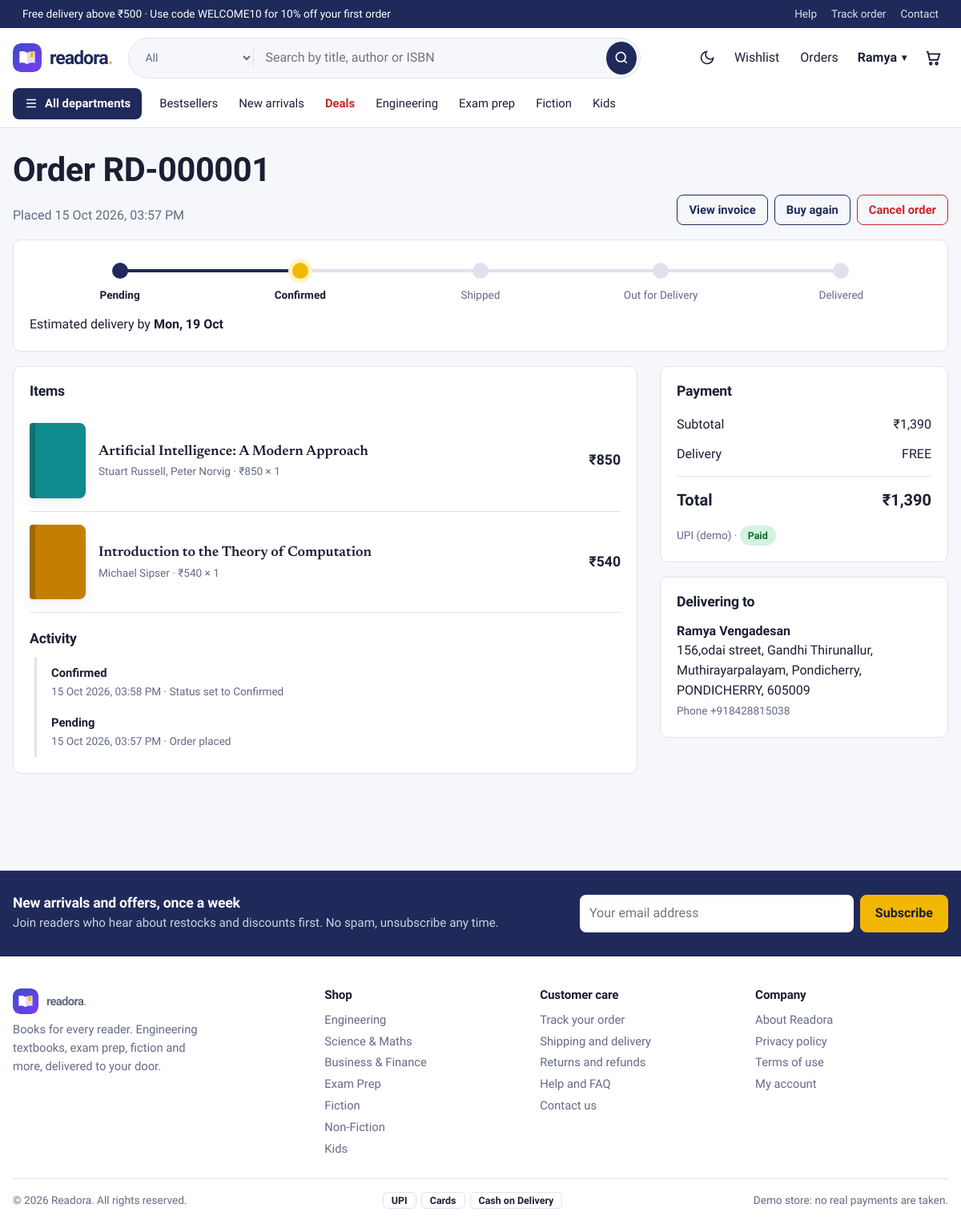
/orders/1 (signed in), run on the app's committed database.
### tables this page shows
CREATE TABLE users (
    id            INTEGER PRIMARY KEY AUTOINCREMENT,
    fullname      TEXT NOT NULL,
    username      TEXT NOT NULL UNIQUE COLLATE NOCASE,
    email         TEXT NOT NULL UNIQUE COLLATE NOCASE,
    password      TEXT NOT NULL,
    phone         TEXT,
    is_admin      INTEGER NOT NULL DEFAULT 0,
    created_at    TEXT NOT NULL DEFAULT CURRENT_TIMESTAMP
);

CREATE TABLE orders (
    id              INTEGER PRIMARY KEY AUTOINCREMENT,
    user_id         INTEGER NOT NULL REFERENCES users(id),
    status          TEXT NOT NULL DEFAULT 'Pending',
    payment_method  TEXT NOT NULL,
    payment_status  TEXT NOT NULL DEFAULT 'Pending',
    subtotal        REAL NOT NULL,
    discount        REAL NOT NULL DEFAULT 0,
    shipping_fee    REAL NOT NULL DEFAULT 0,
    total           REAL NOT NULL,
    coupon_code     TEXT,
    ship_name       TEXT NOT NULL,
    ship_phone      TEXT NOT NULL,
    ship_address    TEXT NOT NULL,
    created_at      TEXT NOT NULL DEFAULT CURRENT_TIMESTAMP
);

CREATE TABLE order_items (
    id        INTEGER PRIMARY KEY AUTOINCREMENT,
    order_id  INTEGER NOT NULL REFERENCES orders(id) ON DELETE CASCADE,
    book_id   INTEGER REFERENCES books(id) ON DELETE SET NULL,
    title     TEXT NOT NULL,              -- snapshot, survives book edits/deletes
    author    TEXT,
    price     REAL NOT NULL,
    qty       INTEGER NOT NULL
);

CREATE TABLE order_events (
    id         INTEGER PRIMARY KEY AUTOINCREMENT,
    order_id   INTEGER NOT NULL REFERENCES orders(id) ON DELETE CASCADE,
    status     TEXT NOT NULL,
    note       TEXT,
    created_at TEXT NOT NULL DEFAULT CURRENT_TIMESTAMP
);

CREATE TABLE categories (
    id          INTEGER PRIMARY KEY AUTOINCREMENT,
    slug        TEXT NOT NULL UNIQUE,
    name        TEXT NOT NULL,
    group_name  TEXT NOT NULL DEFAULT 'More',   -- shown as a column in the departments menu
    sort_order  INTEGER NOT NULL DEFAULT 0
);

### bookstore/routes/orders.py (the view)
@bp.route("/orders/<int:order_id>")
@login_required
def detail(order_id):
    o = _get_order(order_id)
    items = query("""SELECT oi.*, b.image, b.isbn FROM order_items oi LEFT JOIN books b ON b.id=oi.book_id
                     WHERE oi.order_id=?""", (order_id,))
    events = query("SELECT * FROM order_events WHERE order_id=? ORDER BY id", (order_id,))
    ret, can_return = _return_state(o)
    return render_template("order_detail.html", o=o, items=items, events=events, flow=ORDER_FLOW,
                           can_cancel=o["status"] in CANCELLABLE, ret=ret, can_return=can_return,
                           eta=_order_eta(o) if o["status"] not in ("Delivered", "Cancelled") else None,
                           return_days=RETURN_WINDOW_DAYS)

### bookstore/db.py (called while the page is built)
def get_db():
    if "db" not in g:
        g.db = sqlite3.connect(current_app.config["DATABASE"])
        g.db.row_factory = sqlite3.Row
        g.db.execute("PRAGMA foreign_keys = ON")
    return g.db

def query(sql, args=(), one=False):
    cur = get_db().execute(sql, args)
    rows = cur.fetchall()
    cur.close()
    return (rows[0] if rows else None) if one else rows

### bookstore/routes/orders.py (called while the page is built, shortened)
def _get_order(order_id):
    o = query("SELECT * FROM orders WHERE id=?", (order_id,), one=True)
    if o is None or (o["user_id"] != g.user["id"] and not g.user["is_admin"]):
        abort(404)
    return o

def _order_eta(o):
    m = re.search(r"\b(\d{6})\s*$", o["ship_address"])
    placed = datetime.strptime(o["created_at"], "%Y-%m-%d %H:%M:%S").date()
    return delivery_info(m.group(1), start=placed) if m else None

def _return_state(o):
    ret = query("SELECT * FROM returns WHERE order_id=?", (o["id"],), one=True)
    eligible = False
    return ret, eligible

### bookstore/utils.py (called while the page is built)
def csrf_token():
    if "_csrf" not in session:
        session["_csrf"] = secrets.token_urlsafe(32)
    return session["_csrf"]

def check_csrf():
    if request.method in ("POST", "PUT", "PATCH", "DELETE"):
        sent = request.form.get("_csrf") or request.headers.get("X-CSRF-Token")
        if not sent or not secrets.compare_digest(sent, session.get("_csrf", "")):
            abort(400, "Invalid or missing CSRF token. Please reload the page and try again.")

def load_user():
    uid = session.get("user_id")
    g.user = query("SELECT * FROM users WHERE id = ?", (uid,), one=True) if uid else None
    if uid and g.user is None:
        session.clear()

def login_required(view):
    @wraps(view)
    def wrapped(*a, **kw):
        if g.user is None:
            if wants_json():
                return jsonify(ok=False, message="Please log in first.", login=True), 401
            flash("Please log in to continue.", "info")
            return redirect(url_for("auth.login", next=request.full_path.rstrip("?")))
        return view(*a, **kw)
    return wrapped

def money(v):
    v = float(v or 0)
    return f"₹{v:,.0f}" if v == int(v) else f"₹{v:,.2f}"

def local_dt(value, fmt="%d %b %Y, %I:%M %p"):
    if not value:
        return ""
    dt = datetime.strptime(value, "%Y-%m-%d %H:%M:%S").replace(tzinfo=timezone.utc)
    tz = timezone(timedelta(minutes=current_app.config["TZ_OFFSET_MINUTES"]))
    return dt.astimezone(tz).strftime(fmt)

def order_ref(order_id):
    return f"{current_app.config['ORDER_PREFIX']}-{int(order_id):06d}"

### bookstore/templates/order_detail.html (shortened to what this page needs)
{% extends 'base.html' %}
{% from 'partials/macros.html' import csrf, cover, badge %}
{% block content %}
<div class="page-head">
  <div><h1>Order {{ order_ref(o.id) }}</h1><span class="muted">Placed {{ o.created_at|dt }}</span></div>
  <div class="no-print row-actions">
    <a class="btn btn-ghost btn-sm" href="{{ url_for('orders.invoice', order_id=o.id) }}" target="_blank" rel="noopener">View invoice</a>
    {% if o.user_id == g.user.id %}<form method="post" action="{{ url_for('orders.reorder', order_id=o.id) }}">{{ csrf() }}<button class="btn btn-ghost btn-sm">Buy again</button></form>{% endif %}
    {% if can_cancel and o.user_id == g.user.id %}
    <form method="post" action="{{ url_for('orders.cancel', order_id=o.id) }}" data-confirm="Cancel this order?">{{ csrf() }}<button class="btn btn-danger btn-sm">Cancel order</button></form>{% endif %}
  </div>
</div>
<section class="panel">
  {% if o.status == 'Cancelled' %}
    <p>{{ badge('Cancelled') }} This order was cancelled. {% if o.payment_status == 'Refunded' %}Your payment is being refunded.{% endif %}</p>
  {% else %}
    {% set cur = flow.index(o.status) %}
    <ol class="timeline">{% for s in flow %}<li class="{{ 'done' if loop.index0 <= cur }} {{ 'now' if loop.index0 == cur }}">{{ s }}</li>{% endfor %}</ol>
    {% if eta %}<p class="eta">Estimated delivery by <b>{{ eta.label }}</b></p>{% endif %}
  {% endif %}
</section>
<div class="two-col" style="margin-top:18px">
  <section class="panel">
    <h3>Items</h3>
    {% for i in items %}
    <div class="line">
      <div class="cover cc{{ loop.index % 6 }}">{% set u = cover_url(i.image, i.isbn, 'M') %}{% if u %}<img src="{{ u }}" alt="" onerror="this.remove()">{% endif %}</div>
      <div>{% if i.book_id %}<a class="line-title" href="{{ url_for('shop.book', book_id=i.book_id) }}">{{ i.title }}</a>{% else %}<span class="line-title">{{ i.title }}</span>{% endif %}
        <div class="small muted">{{ i.author }} · {{ i.price|money }} × {{ i.qty }}</div></div>
      <div class="line-total">{{ (i.price * i.qty)|money }}</div>
    </div>
    {% endfor %}
    <h3 style="margin-top:22px">Activity</h3>
    <ul class="events">{% for e in events|reverse %}<li><b>{{ e.status }}</b><span class="muted small">{{ e.created_at|dt }}{{ ' · ' ~ e.note if e.note }}</span></li>{% endfor %}</ul>
  </section>
  <aside>
    <div class="panel">
      <h3>Payment</h3>
      <div class="sum-row"><span>Subtotal</span><span>{{ o.subtotal|money }}</span></div>
      <div class="sum-row"><span>Delivery</span><span>{{ 'FREE' if o.shipping_fee == 0 else o.shipping_fee|money }}</span></div>
      <div class="sum-row total"><span>Total</span><span>{{ o.total|money }}</span></div>
      <p class="small muted" style="margin:10px 0 0">{{ o.payment_method }} · {{ badge(o.payment_status) }}</p>
    </div>
    <div class="panel"><h3>Delivering to</h3><p style="margin:0"><b>{{ o.ship_name }}</b><br>{{ o.ship_address }}<br><span class="muted small">Phone {{ o.ship_phone }}</span></p></div>
  </aside>
</div>
{% endblock %}

### bookstore/templates/base.html (shortened to what this page needs)
<!doctype html>
<html lang="en">
<head>
  <link rel="stylesheet" href="{{ url_for('static', filename='css/style.css') }}">
</head>
<body class="{{ 'is-admin' if current_endpoint and current_endpoint.startswith('admin.') }}">
<div class="strip">
  <div class="wrap strip-in">
    <span>Free delivery above {{ free_above|float|money }}{% if store.announcement %} · {{ store.announcement }}{% endif %}</span>
    <span class="strip-links"><a href="{{ url_for('shop.info', slug='faq') }}">Help</a><a href="{{ url_for('orders.history') }}">Track order</a><a href="{{ url_for('shop.contact') }}">Contact</a></span>
  </div>
</div>
<header class="site-header">
  <div class="wrap bar">
    <a class="logo" href="{{ url_for('shop.home') }}" aria-label="{{ brand.name }} home">
      <img class="logo-img" src="{{ url_for('static', filename='img/mark.svg') }}" width="36" height="36" alt="">
      <span class="wordmark">{{ brand.name|lower }}<b>.</b></span>
    </a>
    <form class="search" action="{{ url_for('shop.catalogue') }}" role="search" autocomplete="off">
      <select name="category" aria-label="Search in department">
        <option value="">All</option>
      </select>
      <input type="search" name="q" value="{{ request.args.get('q', '') }}" placeholder="Search by title, author or ISBN" aria-label="Search books" id="search-input">
      <button aria-label="Search"><svg viewBox="0 0 24 24" width="20" height="20" fill="none" stroke="currentColor" stroke-width="2"><circle cx="11" cy="11" r="7"/><path d="m20 20-3.500-3.500"/></svg></button>
    </form>
    <nav class="actions" aria-label="Account">
      <button class="icon-btn" id="theme-toggle" type="button" aria-label="Switch light or dark theme">
        <svg viewBox="0 0 24 24" width="20" height="20" fill="none" stroke="currentColor" stroke-width="2"><path d="M21 12.800A9 9 0 1 1 11.200 3a7 7 0 0 0 9.800 9.800z"/></svg>
      </button>
      {% if g.user %}
        <a class="icon-link" href="{{ url_for('shop.wishlist') }}">Wishlist</a>
        <a class="icon-link" href="{{ url_for('orders.history') }}">Orders</a>
        <div class="menu">
          <button class="menu-btn" type="button" aria-haspopup="true" aria-expanded="false">{{ g.user.fullname.split()[0] }}</button>
        </div>
      {% else %}
        <a class="icon-link" href="{{ url_for('auth.login') }}">Log in</a>
        <a class="btn btn-sm" href="{{ url_for('auth.register') }}">Sign up</a>
      {% endif %}
      <a class="cart-link" href="{{ url_for('cart.view') }}" aria-label="Cart, {{ cart_count }} items">
        <svg viewBox="0 0 24 24" width="22" height="22" fill="none" stroke="currentColor" stroke-width="2"><path d="M3 4h2l2.600 11h10.800L21 7H6.200"/><circle cx="9" cy="20" r="1.500"/><circle cx="17" cy="20" r="1.500"/></svg>
      </a>
    </nav>
  </div>
  <nav class="wrap mainnav" aria-label="Departments">
    <div class="mega">
      <button class="mega-btn" type="button" aria-expanded="false" aria-controls="mega-panel">
        <svg viewBox="0 0 24 24" width="18" height="18" fill="none" stroke="currentColor" stroke-width="2"><path d="M4 6h16M4 12h16M4 18h16"/></svg> All departments
      </button>
    </div>
    <a href="{{ url_for('shop.bestsellers') }}">Bestsellers</a>
    <a href="{{ url_for('shop.new_arrivals') }}">New arrivals</a>
    <a href="{{ url_for('shop.deals') }}" class="hot">Deals</a>
    <a href="{{ url_for('shop.catalogue', group='Engineering') }}">Engineering</a>
    <a href="{{ url_for('shop.catalogue', category='exams') }}">Exam prep</a>
    <a href="{{ url_for('shop.catalogue', group='Fiction') }}">Fiction</a>
    <a href="{{ url_for('shop.catalogue', group='Kids') }}">Kids</a>
  </nav>
</header>
<main id="main" class="wrap">{% block content %}{% endblock %}</main>
<footer class="site-footer">
  <div class="news">
    <div class="wrap news-in">
      <div><h3>New arrivals and offers, once a week</h3><p class="muted">Join readers who hear about restocks and discounts first. No spam, unsubscribe any time.</p></div>
      <form method="post" action="{{ url_for('shop.newsletter') }}" data-ajax-newsletter class="news-form">
        <input type="email" name="email" placeholder="Your email address" aria-label="Email address" required>
        <button class="btn btn-hl">Subscribe</button>
      </form>
    </div>
  </div>
  <div class="wrap foot">
    <div class="foot-brand">
      <div class="logo"><img class="logo-img" src="{{ url_for('static', filename='img/mark.svg') }}" width="32" height="32" alt=""><span class="wordmark">{{ brand.name|lower }}<b>.</b></span></div>
      <p class="muted">{{ brand.tagline }}. Engineering textbooks, exam prep, fiction and more, delivered to your door.</p>
    </div>
    <div><h4>Shop</h4>{% for group in nav_groups %}<a href="{{ url_for('shop.catalogue', group=group) }}">{{ group }}</a>{% endfor %}</div>
    <div><h4>Customer care</h4>
      <a href="{{ url_for('orders.history') }}">Track your order</a>
      <a href="{{ url_for('shop.info', slug='shipping') }}">Shipping and delivery</a>
      <a href="{{ url_for('shop.info', slug='returns-policy') }}">Returns and refunds</a>
      <a href="{{ url_for('shop.info', slug='faq') }}">Help and FAQ</a>
      <a href="{{ url_for('shop.contact') }}">Contact us</a></div>
    <div><h4>Company</h4>
      <a href="{{ url_for('shop.info', slug='about') }}">About {{ brand.name }}</a>
      <a href="{{ url_for('shop.info', slug='privacy') }}">Privacy policy</a>
      <a href="{{ url_for('shop.info', slug='terms') }}">Terms of use</a>
      <a href="{{ url_for('auth.account') }}">My account</a></div>
  </div>
  <div class="wrap foot-bottom">
    <span>© {{ year }} {{ brand.name }}. All rights reserved.</span>
    <span class="pay"><i>UPI</i><i>Cards</i><i>Cash on Delivery</i></span>
    <span class="muted">Demo store: no real payments are taken.</span>
  </div>
</footer>
</body>
</html>

### bookstore/templates/partials/macros.html (shortened to what this page needs)
{% macro badge(status) %}
<span class="badge st-{{ status|lower|replace(' ', '-') }}">{{ status }}</span>
{% endmacro %}

### data on the page
users: user.fullname "Ramya"
orders: id "RD-000001", created_at|dt "15 Oct 2026, 03:57 PM", subtotal "₹1,390", shipping_fee "FREE", total "₹1,390", payment_method "UPI (demo)", payment_status "Paid", ship_name "Ramya Vengadesan", ship_address "156,odai street, Gandhi Thirunallur, Muthirayarpalayam, Pondicherry, PONDICHERRY, 605009", ship_phone "+918428815038"
order_items: title "Artificial Intelligence: A Modern Approach", author "Stuart Russell, Peter Norvig", price "₹850", qty "1", (i.price*i.qty)|money "₹850"
order_items: title "Introduction to the Theory of Computation", author "Michael Sipser", price "₹540", qty "1", (i.price*i.qty)|money "₹540"
order_events: status "Confirmed", created_at|dt "15 Oct 2026, 03:58 PM", note "· Status set to Confirmed"
order_events: status "Pending", created_at|dt "15 Oct 2026, 03:57 PM", note "· Order placed"
categories: group_name "Engineering"
categories: group_name "Science & Maths"
categories: group_name "Business & Finance"
categories: group_name "Exam Prep"
categories: group_name "Fiction"
categories: group_name "Non-Fiction"
categories: group_name "Kids"

### other printed values
{{ free_above|float|money }} "₹500"
{{ store.announcement }} "Use code WELCOME10 for 10% off your first order"
{{ brand.name|lower }} "readora"
{{ s }} "Pending" "Confirmed" "Shipped" "Out for Delivery" "Delivered"
{{ eta.label }} "Mon, 19 Oct"
{{ brand.tagline }} "Books for every reader"
{{ brand.name }} "Readora"
